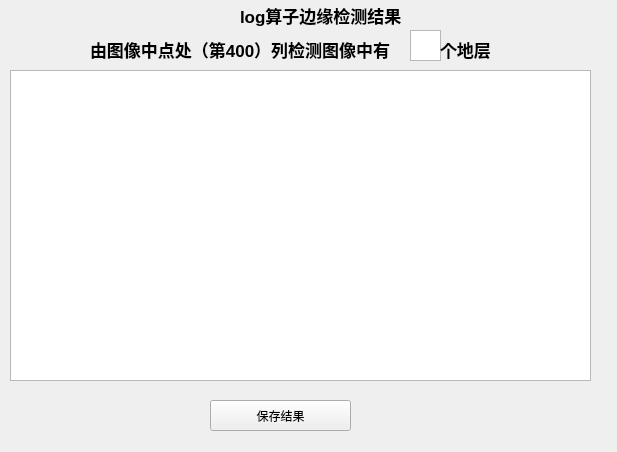
<?xml version="1.0" encoding="UTF-8"?>
<ui version="4.0">
 <class>Form</class>
 <widget class="QWidget" name="Form">
  <property name="geometry">
   <rect>
    <x>0</x>
    <y>0</y>
    <width>617</width>
    <height>452</height>
   </rect>
  </property>
  <property name="windowTitle">
   <string>Form</string>
  </property>
  <widget class="QGraphicsView" name="graphicsView">
   <property name="geometry">
    <rect>
     <x>10</x>
     <y>70</y>
     <width>581</width>
     <height>311</height>
    </rect>
   </property>
  </widget>
  <widget class="QLabel" name="label">
   <property name="geometry">
    <rect>
     <x>240</x>
     <y>0</y>
     <width>171</width>
     <height>31</height>
    </rect>
   </property>
   <property name="font">
    <font>
     <family>Arial</family>
     <pointsize>13</pointsize>
     <weight>75</weight>
     <bold>true</bold>
    </font>
   </property>
   <property name="text">
    <string>log算子边缘检测结果</string>
   </property>
  </widget>
  <widget class="QLabel" name="label_2">
   <property name="geometry">
    <rect>
     <x>200</x>
     <y>70</y>
     <width>54</width>
     <height>12</height>
    </rect>
   </property>
   <property name="text">
    <string> </string>
   </property>
  </widget>
  <widget class="QLabel" name="label_3">
   <property name="geometry">
    <rect>
     <x>90</x>
     <y>40</y>
     <width>315</width>
     <height>19</height>
    </rect>
   </property>
   <property name="font">
    <font>
     <family>Arial</family>
     <pointsize>13</pointsize>
     <weight>75</weight>
     <bold>true</bold>
    </font>
   </property>
   <property name="text">
    <string>由图像中点处（第400）列检测图像中有</string>
   </property>
  </widget>
  <widget class="QTextBrowser" name="textBrowser">
   <property name="geometry">
    <rect>
     <x>410</x>
     <y>30</y>
     <width>31</width>
     <height>31</height>
    </rect>
   </property>
  </widget>
  <widget class="QLabel" name="label_4">
   <property name="geometry">
    <rect>
     <x>440</x>
     <y>40</y>
     <width>54</width>
     <height>19</height>
    </rect>
   </property>
   <property name="font">
    <font>
     <family>Arial</family>
     <pointsize>13</pointsize>
     <weight>75</weight>
     <bold>true</bold>
    </font>
   </property>
   <property name="text">
    <string>个地层</string>
   </property>
  </widget>
  <widget class="QSplitter" name="splitter">
   <property name="geometry">
    <rect>
     <x>210</x>
     <y>400</y>
     <width>141</width>
     <height>31</height>
    </rect>
   </property>
   <property name="orientation">
    <enum>Qt::Horizontal</enum>
   </property>
   <widget class="QPushButton" name="pushButton">
    <property name="text">
     <string>保存结果</string>
    </property>
   </widget>
  </widget>
 </widget>
 <resources/>
 <connections>
  <connection>
   <sender>pushButton</sender>
   <signal>clicked()</signal>
   <receiver>Form</receiver>
   <slot>save_result()</slot>
   <hints>
    <hint type="sourcelabel">
     <x>197</x>
     <y>391</y>
    </hint>
    <hint type="destinationlabel">
     <x>86</x>
     <y>401</y>
    </hint>
   </hints>
  </connection>
 </connections>
 <slots>
  <slot>save_result()</slot>
 </slots>
</ui>
